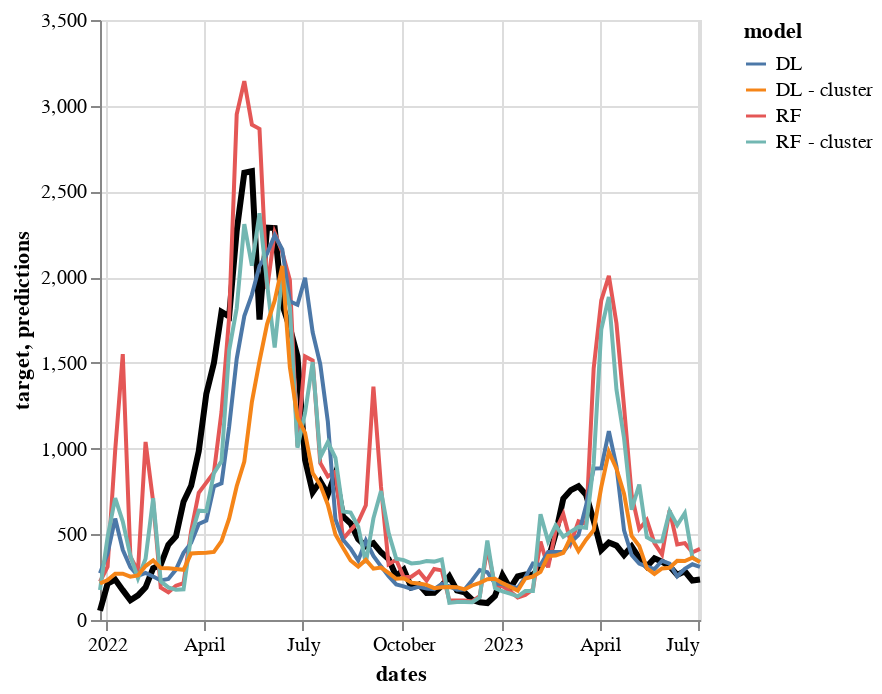

Here is the notebook cell this chart was saved with:
### Code cell
base = alt.Chart(df_e).mark_line().encode(
    x='dates:T',
    y='target:Q',
    color=alt.value('black'),
    size = alt.value(3)
    #tooltip = alt.value('Data: ') + 'target:Q'
)


multilines = alt.Chart(df_plot).mark_line().encode(
    x='dates:T',
    y='predictions:Q',
    color='model:N',
    #tooltip = 'price:Q'
)

base + multilines

### Figure 1 — Vega-Lite specification as saved in the notebook (floating-point values rounded to 4 significant figures; data arrays with more than 128 entries replaced by an {"elided": "..."} marker saying what was removed)
{"config": {"view": {"continuousWidth": 300, "continuousHeight": 300}}, "layer": [{"data": {"name": "data-b40a1c7709b089215ee40ee14eba6338"}, "mark": {"type": "line"}, "encoding": {"color": {"value": "black"}, "size": {"value": 3}, "x": {"field": "dates", "type": "temporal"}, "y": {"field": "target", "type": "quantitative"}}}, {"data": {"name": "data-82f8dd32896fa514f98f5260fde8a790"}, "mark": {"type": "line"}, "encoding": {"color": {"field": "model", "type": "nominal"}, "x": {"field": "dates", "type": "temporal"}, "y": {"field": "predictions", "type": "quantitative"}}}], "$schema": "https://vega.github.io/schema/vega-lite/v5.8.0.json", "datasets": {"data-b40a1c7709b089215ee40ee14eba6338": [{"dates": "2021-12-26T00:00:00", "target": 54.0, "preds": 224.0, "lb": 0.0, "ub": 657.2, "target_nn": 54.0, "preds_nn": 273.0, "lb_nn": 119.7, "ub_nn": 455.1, "target_cluster": 54.0, "preds_cluster": 174.7, "lb_cluster": 0.0, "ub_cluster": 483.7, "target_nn_cluster": 54.0, "preds_nn_cluster": 212.8, "lb_nn_cluster": 64.83, "ub_nn_cluster": 331.9}, {"dates": "2022-01-02T00:00:00", "target": 212.0, "preds": 311.1, "lb": 0.0, "ub": 926.3, "target_nn": 212.0, "preds_nn": 388.2, "lb_nn": 211.4, "ub_nn": 684.2, "target_cluster": 212.0, "preds_cluster": 484.2, "lb_cluster": 56.64, "ub_cluster": 911.8, "target_nn_cluster": 212.0, "preds_nn_cluster": 232.7, "lb_nn_cluster": 43.72, "ub_nn_cluster": 365.5}, {"dates": "2022-01-09T00:00:00", "target": 236.0, "preds": 989.6, "lb": 0.0, "ub": 2140.0, "target_nn": 236.0, "preds_nn": 591.6, "lb_nn": 269.0, "ub_nn": 959.5, "target_cluster": 236.0, "preds_cluster": 711.3, "lb_cluster": 334.4, "ub_cluster": 1088.0, "target_nn_cluster": 236.0, "preds_nn_cluster": 270.1, "lb_nn_cluster": 90.2, "ub_nn_cluster": 404.4}, {"dates": "2022-01-16T00:00:00", "target": 174.0, "preds": 1551.0, "lb": 104.7, "ub": 2996.0, "target_nn": 174.0, "preds_nn": 409.7, "lb_nn": 214.7, "ub_nn": 694.7, "target_cluster": 174.0, "preds_cluster": 574.1, "lb_cluster": 206.4, "ub_cluster": 941.9, "target_nn_cluster": 174.0, "preds_nn_cluster": 270.5, "lb_nn_cluster": 97.82, "ub_nn_cluster": 384.2}, {"dates": "2022-01-23T00:00:00", "target": 115.0, "preds": 368.9, "lb": 0.0, "ub": 2020.0, "target_nn": 115.0, "preds_nn": 307.9, "lb_nn": 156.8, "ub_nn": 486.8, "target_cluster": 115.0, "preds_cluster": 374.8, "lb_cluster": 0.0, "ub_cluster": 859.0, "target_nn_cluster": 115.0, "preds_nn_cluster": 252.7, "lb_nn_cluster": 122.0, "ub_nn_cluster": 394.7}, {"dates": "2022-01-30T00:00:00", "target": 144.0, "preds": 286.0, "lb": 0.0, "ub": 1978.0, "target_nn": 144.0, "preds_nn": 257.9, "lb_nn": 110.2, "ub_nn": 410.5, "target_cluster": 144.0, "preds_cluster": 242.6, "lb_cluster": 0.0, "ub_cluster": 941.0, "target_nn_cluster": 144.0, "preds_nn_cluster": 260.4, "lb_nn_cluster": 115.4, "ub_nn_cluster": 359.4}, {"dates": "2022-02-06T00:00:00", "target": 191.0, "preds": 1039.0, "lb": 0.0, "ub": 3066.0, "target_nn": 191.0, "preds_nn": 275.0, "lb_nn": 146.7, "ub_nn": 409.3, "target_cluster": 191.0, "preds_cluster": 357.3, "lb_cluster": 0.0, "ub_cluster": 1480.0, "target_nn_cluster": 191.0, "preds_nn_cluster": 314.8, "lb_nn_cluster": 111.6, "ub_nn_cluster": 550.0}, {"dates": "2022-02-13T00:00:00", "target": 302.0, "preds": 690.0, "lb": 0.0, "ub": 2315.0, "target_nn": 302.0, "preds_nn": 253.6, "lb_nn": 120.9, "ub_nn": 401.7, "target_cluster": 302.0, "preds_cluster": 710.4, "lb_cluster": 0.0, "ub_cluster": 1970.0, "target_nn_cluster": 302.0, "preds_nn_cluster": 347.3, "lb_nn_cluster": 174.6, "ub_nn_cluster": 521.8}, {"dates": "2022-02-20T00:00:00", "target": 323.0, "preds": 188.6, "lb": 0.0, "ub": 1767.0, "target_nn": 323.0, "preds_nn": 230.8, "lb_nn": 106.6, "ub_nn": 399.6, "target_cluster": 323.0, "preds_cluster": 225.4, "lb_cluster": 0.0, "ub_cluster": 1497.0, "target_nn_cluster": 323.0, "preds_nn_cluster": 302.6, "lb_nn_cluster": 135.8, "ub_nn_cluster": 429.2}, {"dates": "2022-02-27T00:00:00", "target": 439.0, "preds": 161.9, "lb": 0.0, "ub": 1571.0, "target_nn": 439.0, "preds_nn": 239.4, "lb_nn": 85.71, "ub_nn": 371.4, "target_cluster": 439.0, "preds_cluster": 190.4, "lb_cluster": 0.0, "ub_cluster": 1206.0, "target_nn_cluster": 439.0, "preds_nn_cluster": 301.4, "lb_nn_cluster": 180.3, "ub_nn_cluster": 481.1}, {"dates": "2022-03-06T00:00:00", "target": 488.0, "preds": 200.1, "lb": 0.0, "ub": 1337.0, "target_nn": 488.0, "preds_nn": 294.0, "lb_nn": 141.5, "ub_nn": 465.8, "target_cluster": 488.0, "preds_cluster": 176.1, "lb_cluster": 0.0, "ub_cluster": 1108.0, "target_nn_cluster": 488.0, "preds_nn_cluster": 296.9, "lb_nn_cluster": 132.6, "ub_nn_cluster": 438.5}, {"dates": "2022-03-13T00:00:00", "target": 690.0, "preds": 215.0, "lb": 0.0, "ub": 1515.0, "target_nn": 690.0, "preds_nn": 391.4, "lb_nn": 224.4, "ub_nn": 736.2, "target_cluster": 690.0, "preds_cluster": 179.4, "lb_cluster": 0.0, "ub_cluster": 1117.0, "target_nn_cluster": 690.0, "preds_nn_cluster": 292.6, "lb_nn_cluster": 143.2, "ub_nn_cluster": 475.4}, {"dates": "2022-03-20T00:00:00", "target": 783.0, "preds": 518.9, "lb": 0.0, "ub": 1792.0, "target_nn": 783.0, "preds_nn": 450.0, "lb_nn": 258.6, "ub_nn": 803.1, "target_cluster": 783.0, "preds_cluster": 490.6, "lb_cluster": 0.0, "ub_cluster": 1543.0, "target_nn_cluster": 783.0, "preds_nn_cluster": 388.3, "lb_nn_cluster": 240.8, "ub_nn_cluster": 597.7}, {"dates": "2022-03-27T00:00:00", "target": 984.0, "preds": 742.3, "lb": 0.0, "ub": 1816.0, "target_nn": 984.0, "preds_nn": 560.2, "lb_nn": 276.7, "ub_nn": 1083.0, "target_cluster": 984.0, "preds_cluster": 637.5, "lb_cluster": 0.0, "ub_cluster": 1567.0, "target_nn_cluster": 984.0, "preds_nn_cluster": 390.2, "lb_nn_cluster": 214.4, "ub_nn_cluster": 578.5}, {"dates": "2022-04-03T00:00:00", "target": 1320.0, "preds": 801.3, "lb": 483.2, "ub": 1119.0, "target_nn": 1320.0, "preds_nn": 580.2, "lb_nn": 303.1, "ub_nn": 1257.0, "target_cluster": 1320.0, "preds_cluster": 634.6, "lb_cluster": 0.0, "ub_cluster": 1600.0, "target_nn_cluster": 1320.0, "preds_nn_cluster": 391.8, "lb_nn_cluster": 203.0, "ub_nn_cluster": 606.0}, {"dates": "2022-04-10T00:00:00", "target": 1499.0, "preds": 860.5, "lb": 641.1, "ub": 1080.0, "target_nn": 1499.0, "preds_nn": 778.9, "lb_nn": 457.7, "ub_nn": 1218.0, "target_cluster": 1499.0, "preds_cluster": 856.7, "lb_cluster": 0.0, "ub_cluster": 1889.0, "target_nn_cluster": 1499.0, "preds_nn_cluster": 397.2, "lb_nn_cluster": 165.2, "ub_nn_cluster": 597.0}, {"dates": "2022-04-17T00:00:00", "target": 1797.0, "preds": 1214.0, "lb": 889.1, "ub": 1539.0, "target_nn": 1797.0, "preds_nn": 797.5, "lb_nn": 496.9, "ub_nn": 1558.0, "target_cluster": 1797.0, "preds_cluster": 927.1, "lb_cluster": 0.0, "ub_cluster": 1918.0, "target_nn_cluster": 1797.0, "preds_nn_cluster": 460.5, "lb_nn_cluster": 271.4, "ub_nn_cluster": 786.6}, {"dates": "2022-04-24T00:00:00", "target": 1771.0, "preds": 1763.0, "lb": 1279.0, "ub": 2247.0, "target_nn": 1771.0, "preds_nn": 1126.0, "lb_nn": 501.9, "ub_nn": 2067.0, "target_cluster": 1771.0, "preds_cluster": 1571.0, "lb_cluster": 479.0, "ub_cluster": 2664.0, "target_nn_cluster": 1771.0, "preds_nn_cluster": 591.1, "lb_nn_cluster": 298.6, "ub_nn_cluster": 953.4}, {"dates": "2022-05-01T00:00:00", "target": 2270.0, "preds": 2950.0, "lb": 2573.0, "ub": 3326.0, "target_nn": 2270.0, "preds_nn": 1524.0, "lb_nn": 654.3, "ub_nn": 2304.0, "target_cluster": 2270.0, "preds_cluster": 1819.0, "lb_cluster": 818.9, "ub_cluster": 2818.0, "target_nn_cluster": 2270.0, "preds_nn_cluster": 780.0, "lb_nn_cluster": 459.6, "ub_nn_cluster": 1185.0}, {"dates": "2022-05-08T00:00:00", "target": 2609.0, "preds": 3144.0, "lb": 2693.0, "ub": 3594.0, "target_nn": 2609.0, "preds_nn": 1773.0, "lb_nn": 964.8, "ub_nn": 2521.0, "target_cluster": 2609.0, "preds_cluster": 2309.0, "lb_cluster": 1388.0, "ub_cluster": 3231.0, "target_nn_cluster": 2609.0, "preds_nn_cluster": 924.6, "lb_nn_cluster": 563.7, "ub_nn_cluster": 1704.0}, {"dates": "2022-05-15T00:00:00", "target": 2618.0, "preds": 2889.0, "lb": 2380.0, "ub": 3399.0, "target_nn": 2618.0, "preds_nn": 1898.0, "lb_nn": 910.8, "ub_nn": 2943.0, "target_cluster": 2618.0, "preds_cluster": 2066.0, "lb_cluster": 1114.0, "ub_cluster": 3019.0, "target_nn_cluster": 2618.0, "preds_nn_cluster": 1272.0, "lb_nn_cluster": 679.0, "ub_nn_cluster": 2075.0}, {"dates": "2022-05-22T00:00:00", "target": 1753.0, "preds": 2865.0, "lb": 2196.0, "ub": 3534.0, "target_nn": 1753.0, "preds_nn": 2065.0, "lb_nn": 1253.0, "ub_nn": 2875.0, "target_cluster": 1753.0, "preds_cluster": 2373.0, "lb_cluster": 1351.0, "ub_cluster": 3395.0, "target_nn_cluster": 1753.0, "preds_nn_cluster": 1509.0, "lb_nn_cluster": 783.8, "ub_nn_cluster": 2511.0}, {"dates": "2022-05-29T00:00:00", "target": 2289.0, "preds": 1931.0, "lb": 1053.0, "ub": 2810.0, "target_nn": 2289.0, "preds_nn": 2138.0, "lb_nn": 1258.0, "ub_nn": 2872.0, "target_cluster": 2289.0, "preds_cluster": 1960.0, "lb_cluster": 955.8, "ub_cluster": 2965.0, "target_nn_cluster": 2289.0, "preds_nn_cluster": 1727.0, "lb_nn_cluster": 878.3, "ub_nn_cluster": 2605.0}, {"dates": "2022-06-05T00:00:00", "target": 2286.0, "preds": 2259.0, "lb": 978.2, "ub": 3540.0, "target_nn": 2286.0, "preds_nn": 2243.0, "lb_nn": 1278.0, "ub_nn": 3108.0, "target_cluster": 2286.0, "preds_cluster": 1589.0, "lb_cluster": 629.0, "ub_cluster": 2549.0, "target_nn_cluster": 2286.0, "preds_nn_cluster": 1863.0, "lb_nn_cluster": 968.3, "ub_nn_cluster": 2907.0}, {"dates": "2022-06-12T00:00:00", "target": 1840.0, "preds": 2146.0, "lb": 642.4, "ub": 3649.0, "target_nn": 1840.0, "preds_nn": 2162.0, "lb_nn": 1408.0, "ub_nn": 2992.0, "target_cluster": 1840.0, "preds_cluster": 2017.0, "lb_cluster": 954.7, "ub_cluster": 3079.0, "target_nn_cluster": 1840.0, "preds_nn_cluster": 2066.0, "lb_nn_cluster": 1163.0, "ub_nn_cluster": 3034.0}, {"dates": "2022-06-19T00:00:00", "target": 1705.0, "preds": 1983.0, "lb": 258.8, "ub": 3707.0, "target_nn": 1705.0, "preds_nn": 1859.0, "lb_nn": 1099.0, "ub_nn": 2838.0, "target_cluster": 1705.0, "preds_cluster": 1821.0, "lb_cluster": 726.4, "ub_cluster": 2915.0, "target_nn_cluster": 1705.0, "preds_nn_cluster": 1474.0, "lb_nn_cluster": 937.7, "ub_nn_cluster": 2137.0}, {"dates": "2022-06-26T00:00:00", "target": 1539.0, "preds": 1013.0, "lb": 0.0, "ub": 3957.0, "target_nn": 1539.0, "preds_nn": 1839.0, "lb_nn": 1074.0, "ub_nn": 2716.0, "target_cluster": 1539.0, "preds_cluster": 1005.0, "lb_cluster": 0.0, "ub_cluster": 2267.0, "target_nn_cluster": 1539.0, "preds_nn_cluster": 1181.0, "lb_nn_cluster": 652.1, "ub_nn_cluster": 1809.0}, {"dates": "2022-07-03T00:00:00", "target": 934.0, "preds": 1538.0, "lb": 0.0, "ub": 4938.0, "target_nn": 934.0, "preds_nn": 1996.0, "lb_nn": 1145.0, "ub_nn": 2711.0, "target_cluster": 934.0, "preds_cluster": 1208.0, "lb_cluster": 0.0, "ub_cluster": 2553.0, "target_nn_cluster": 934.0, "preds_nn_cluster": 1091.0, "lb_nn_cluster": 706.5, "ub_nn_cluster": 1957.0}, {"dates": "2022-07-10T00:00:00", "target": 745.0, "preds": 1514.0, "lb": 0.0, "ub": 5244.0, "target_nn": 745.0, "preds_nn": 1678.0, "lb_nn": 946.4, "ub_nn": 2446.0, "target_cluster": 745.0, "preds_cluster": 1504.0, "lb_cluster": 101.5, "ub_cluster": 2907.0, "target_nn_cluster": 745.0, "preds_nn_cluster": 857.1, "lb_nn_cluster": 537.7, "ub_nn_cluster": 1405.0}, {"dates": "2022-07-17T00:00:00", "target": 809.0, "preds": 916.3, "lb": 0.0, "ub": 4289.0, "target_nn": 809.0, "preds_nn": 1492.0, "lb_nn": 766.2, "ub_nn": 2214.0, "target_cluster": 809.0, "preds_cluster": 948.9, "lb_cluster": 0.0, "ub_cluster": 2326.0, "target_nn_cluster": 809.0, "preds_nn_cluster": 788.6, "lb_nn_cluster": 549.7, "ub_nn_cluster": 1280.0}, {"dates": "2022-07-24T00:00:00", "target": 733.0, "preds": 836.8, "lb": 0.0, "ub": 4212.0, "target_nn": 733.0, "preds_nn": 1156.0, "lb_nn": 632.1, "ub_nn": 1905.0, "target_cluster": 733.0, "preds_cluster": 1038.0, "lb_cluster": 0.0, "ub_cluster": 2554.0, "target_nn_cluster": 733.0, "preds_nn_cluster": 672.4, "lb_nn_cluster": 451.9, "ub_nn_cluster": 1136.0}, {"dates": "2022-07-31T00:00:00", "target": 854.0, "preds": 865.2, "lb": 0.0, "ub": 3668.0, "target_nn": 854.0, "preds_nn": 587.4, "lb_nn": 415.1, "ub_nn": 876.5, "target_cluster": 854.0, "preds_cluster": 946.4, "lb_cluster": 0.0, "ub_cluster": 2447.0, "target_nn_cluster": 854.0, "preds_nn_cluster": 498.4, "lb_nn_cluster": 321.7, "ub_nn_cluster": 696.4}, {"dates": "2022-08-07T00:00:00", "target": 604.0, "preds": 473.2, "lb": 0.0, "ub": 2280.0, "target_nn": 604.0, "preds_nn": 467.6, "lb_nn": 286.5, "ub_nn": 663.1, "target_cluster": 604.0, "preds_cluster": 633.1, "lb_cluster": 0.0, "ub_cluster": 1983.0, "target_nn_cluster": 604.0, "preds_nn_cluster": 420.9, "lb_nn_cluster": 277.3, "ub_nn_cluster": 600.2}, {"dates": "2022-08-14T00:00:00", "target": 563.0, "preds": 524.2, "lb": 0.0, "ub": 2385.0, "target_nn": 563.0, "preds_nn": 415.5, "lb_nn": 255.1, "ub_nn": 671.3, "target_cluster": 563.0, "preds_cluster": 626.9, "lb_cluster": 0.0, "ub_cluster": 2103.0, "target_nn_cluster": 563.0, "preds_nn_cluster": 347.5, "lb_nn_cluster": 223.1, "ub_nn_cluster": 487.4}, {"dates": "2022-08-21T00:00:00", "target": 471.0, "preds": 572.0, "lb": 0.0, "ub": 2170.0, "target_nn": 471.0, "preds_nn": 346.1, "lb_nn": 219.4, "ub_nn": 568.0, "target_cluster": 471.0, "preds_cluster": 544.3, "lb_cluster": 0.0, "ub_cluster": 1762.0, "target_nn_cluster": 471.0, "preds_nn_cluster": 311.5, "lb_nn_cluster": 164.9, "ub_nn_cluster": 454.4}, {"dates": "2022-08-28T00:00:00", "target": 430.0, "preds": 669.0, "lb": 0.0, "ub": 2070.0, "target_nn": 430.0, "preds_nn": 463.6, "lb_nn": 283.4, "ub_nn": 978.4, "target_cluster": 430.0, "preds_cluster": 332.3, "lb_cluster": 0.0, "ub_cluster": 1476.0, "target_nn_cluster": 430.0, "preds_nn_cluster": 350.4, "lb_nn_cluster": 173.7, "ub_nn_cluster": 482.7}, {"dates": "2022-09-04T00:00:00", "target": 449.0, "preds": 1362.0, "lb": 0.0, "ub": 3369.0, "target_nn": 449.0, "preds_nn": 373.7, "lb_nn": 202.1, "ub_nn": 596.2, "target_cluster": 449.0, "preds_cluster": 593.2, "lb_cluster": 0.0, "ub_cluster": 1746.0, "target_nn_cluster": 449.0, "preds_nn_cluster": 299.7, "lb_nn_cluster": 128.1, "ub_nn_cluster": 417.4}, {"dates": "2022-09-11T00:00:00", "target": 395.0, "preds": 776.3, "lb": 0.0, "ub": 2597.0, "target_nn": 395.0, "preds_nn": 313.0, "lb_nn": 138.9, "ub_nn": 454.4, "target_cluster": 395.0, "preds_cluster": 752.5, "lb_cluster": 0.0, "ub_cluster": 1712.0, "target_nn_cluster": 395.0, "preds_nn_cluster": 306.1, "lb_nn_cluster": 142.0, "ub_nn_cluster": 444.5}, {"dates": "2022-09-18T00:00:00", "target": 355.0, "preds": 325.5, "lb": 0.0, "ub": 2030.0, "target_nn": 355.0, "preds_nn": 255.9, "lb_nn": 100.4, "ub_nn": 394.8, "target_cluster": 355.0, "preds_cluster": 508.4, "lb_cluster": 0.0, "ub_cluster": 1584.0, "target_nn_cluster": 355.0, "preds_nn_cluster": 275.2, "lb_nn_cluster": 112.5, "ub_nn_cluster": 400.7}, {"dates": "2022-09-25T00:00:00", "target": 256.0, "preds": 350.7, "lb": 0.0, "ub": 2112.0, "target_nn": 256.0, "preds_nn": 207.8, "lb_nn": 55.12, "ub_nn": 370.7, "target_cluster": 256.0, "preds_cluster": 357.9, "lb_cluster": 0.0, "ub_cluster": 1562.0, "target_nn_cluster": 256.0, "preds_nn_cluster": 240.6, "lb_nn_cluster": 99.42, "ub_nn_cluster": 370.2}, {"dates": "2022-10-02T00:00:00", "target": 294.0, "preds": 248.7, "lb": 0.0, "ub": 1126.0, "target_nn": 294.0, "preds_nn": 196.1, "lb_nn": 40.96, "ub_nn": 362.7, "target_cluster": 294.0, "preds_cluster": 349.1, "lb_cluster": 0.0, "ub_cluster": 1381.0, "target_nn_cluster": 294.0, "preds_nn_cluster": 243.0, "lb_nn_cluster": 64.91, "ub_nn_cluster": 414.6}, {"dates": "2022-10-09T00:00:00", "target": 190.0, "preds": 252.4, "lb": 0.0, "ub": 868.8, "target_nn": 190.0, "preds_nn": 181.2, "lb_nn": 49.21, "ub_nn": 323.0, "target_cluster": 190.0, "preds_cluster": 329.9, "lb_cluster": 0.0, "ub_cluster": 1158.0, "target_nn_cluster": 190.0, "preds_nn_cluster": 218.1, "lb_nn_cluster": 73.01, "ub_nn_cluster": 362.9}, {"dates": "2022-10-16T00:00:00", "target": 207.0, "preds": 283.7, "lb": 0.0, "ub": 1001.0, "target_nn": 207.0, "preds_nn": 194.3, "lb_nn": 18.32, "ub_nn": 337.1, "target_cluster": 207.0, "preds_cluster": 333.4, "lb_cluster": 0.0, "ub_cluster": 1038.0, "target_nn_cluster": 207.0, "preds_nn_cluster": 212.5, "lb_nn_cluster": 88.83, "ub_nn_cluster": 357.0}, {"dates": "2022-10-23T00:00:00", "target": 158.0, "preds": 229.6, "lb": 0.0, "ub": 611.5, "target_nn": 158.0, "preds_nn": 183.3, "lb_nn": 16.84, "ub_nn": 365.4, "target_cluster": 158.0, "preds_cluster": 344.4, "lb_cluster": 0.0, "ub_cluster": 833.0, "target_nn_cluster": 158.0, "preds_nn_cluster": 205.1, "lb_nn_cluster": 26.48, "ub_nn_cluster": 363.9}, {"dates": "2022-10-30T00:00:00", "target": 159.0, "preds": 297.6, "lb": 0.0, "ub": 672.6, "target_nn": 159.0, "preds_nn": 179.9, "lb_nn": 45.61, "ub_nn": 331.9, "target_cluster": 159.0, "preds_cluster": 340.6, "lb_cluster": 0.0, "ub_cluster": 722.2, "target_nn_cluster": 159.0, "preds_nn_cluster": 185.6, "lb_nn_cluster": 11.35, "ub_nn_cluster": 330.6}, {"dates": "2022-11-06T00:00:00", "target": 200.0, "preds": 289.4, "lb": 83.19, "ub": 495.7, "target_nn": 200.0, "preds_nn": 210.2, "lb_nn": 67.54, "ub_nn": 381.9, "target_cluster": 200.0, "preds_cluster": 352.8, "lb_cluster": 118.0, "ub_cluster": 587.6, "target_nn_cluster": 200.0, "preds_nn_cluster": 191.5, "lb_nn_cluster": 8.967, "ub_nn_cluster": 319.1}, {"dates": "2022-11-13T00:00:00", "target": 254.0, "preds": 113.5, "lb": 40.55, "ub": 186.4, "target_nn": 254.0, "preds_nn": 195.5, "lb_nn": 73.03, "ub_nn": 349.1, "target_cluster": 254.0, "preds_cluster": 100.8, "lb_cluster": 0.0, "ub_cluster": 212.9, "target_nn_cluster": 254.0, "preds_nn_cluster": 192.6, "lb_nn_cluster": 29.81, "ub_nn_cluster": 325.2}, {"dates": "2022-11-20T00:00:00", "target": 173.0, "preds": 114.0, "lb": 0.0, "ub": 437.7, "target_nn": 173.0, "preds_nn": 176.7, "lb_nn": 10.46, "ub_nn": 342.1, "target_cluster": 173.0, "preds_cluster": 104.8, "lb_cluster": 0.0, "ub_cluster": 301.6, "target_nn_cluster": 173.0, "preds_nn_cluster": 191.5, "lb_nn_cluster": 26.84, "ub_nn_cluster": 336.6}, {"dates": "2022-11-27T00:00:00", "target": 161.0, "preds": 113.6, "lb": 0.0, "ub": 417.8, "target_nn": 161.0, "preds_nn": 178.2, "lb_nn": 30.71, "ub_nn": 306.6, "target_cluster": 161.0, "preds_cluster": 105.0, "lb_cluster": 0.0, "ub_cluster": 301.6, "target_nn_cluster": 161.0, "preds_nn_cluster": 178.2, "lb_nn_cluster": 12.21, "ub_nn_cluster": 304.7}, {"dates": "2022-12-04T00:00:00", "target": 118.0, "preds": 108.2, "lb": 0.0, "ub": 500.6, "target_nn": 118.0, "preds_nn": 232.3, "lb_nn": 53.39, "ub_nn": 449.8, "target_cluster": 118.0, "preds_cluster": 103.6, "lb_cluster": 0.0, "ub_cluster": 333.1, "target_nn_cluster": 118.0, "preds_nn_cluster": 201.4, "lb_nn_cluster": 73.91, "ub_nn_cluster": 356.4}, {"dates": "2022-12-11T00:00:00", "target": 103.0, "preds": 139.9, "lb": 0.0, "ub": 838.5, "target_nn": 103.0, "preds_nn": 291.2, "lb_nn": 92.79, "ub_nn": 587.3, "target_cluster": 103.0, "preds_cluster": 132.2, "lb_cluster": 0.0, "ub_cluster": 462.2, "target_nn_cluster": 103.0, "preds_nn_cluster": 217.1, "lb_nn_cluster": 25.05, "ub_nn_cluster": 348.1}, {"dates": "2022-12-18T00:00:00", "target": 99.0, "preds": 422.9, "lb": 0.0, "ub": 1223.0, "target_nn": 99.0, "preds_nn": 278.9, "lb_nn": 74.17, "ub_nn": 478.8, "target_cluster": 99.0, "preds_cluster": 463.1, "lb_cluster": 18.76, "ub_cluster": 907.5, "target_nn_cluster": 99.0, "preds_nn_cluster": 237.6, "lb_nn_cluster": 93.81, "ub_nn_cluster": 360.8}, {"dates": "2022-12-25T00:00:00", "target": 140.0, "preds": 198.5, "lb": 0.0, "ub": 1126.0, "target_nn": 140.0, "preds_nn": 212.8, "lb_nn": 75.49, "ub_nn": 399.5, "target_cluster": 140.0, "preds_cluster": 185.7, "lb_cluster": 0.0, "ub_cluster": 797.0, "target_nn_cluster": 140.0, "preds_nn_cluster": 239.9, "lb_nn_cluster": 71.32, "ub_nn_cluster": 349.0}, {"dates": "2023-01-01T00:00:00", "target": 261.0, "preds": 197.3, "lb": 0.0, "ub": 955.0, "target_nn": 261.0, "preds_nn": 209.6, "lb_nn": 36.3, "ub_nn": 361.2, "target_cluster": 261.0, "preds_cluster": 167.3, "lb_cluster": 0.0, "ub_cluster": 820.9, "target_nn_cluster": 261.0, "preds_nn_cluster": 215.0, "lb_nn_cluster": 81.91, "ub_nn_cluster": 358.7}, {"dates": "2023-01-08T00:00:00", "target": 184.0, "preds": 167.8, "lb": 0.0, "ub": 1045.0, "target_nn": 184.0, "preds_nn": 196.7, "lb_nn": 42.92, "ub_nn": 342.4, "target_cluster": 184.0, "preds_cluster": 153.3, "lb_cluster": 0.0, "ub_cluster": 1055.0, "target_nn_cluster": 184.0, "preds_nn_cluster": 193.3, "lb_nn_cluster": 18.37, "ub_nn_cluster": 321.1}, {"dates": "2023-01-15T00:00:00", "target": 255.0, "preds": 131.4, "lb": 0.0, "ub": 811.4, "target_nn": 255.0, "preds_nn": 187.1, "lb_nn": 40.48, "ub_nn": 320.4, "target_cluster": 255.0, "preds_cluster": 138.4, "lb_cluster": 0.0, "ub_cluster": 1068.0, "target_nn_cluster": 255.0, "preds_nn_cluster": 171.2, "lb_nn_cluster": 60.17, "ub_nn_cluster": 317.5}, {"dates": "2023-01-22T00:00:00", "target": 266.0, "preds": 146.2, "lb": 0.0, "ub": 885.3, "target_nn": 266.0, "preds_nn": 248.1, "lb_nn": 88.4, "ub_nn": 479.2, "target_cluster": 266.0, "preds_cluster": 169.3, "lb_cluster": 0.0, "ub_cluster": 1046.0, "target_nn_cluster": 266.0, "preds_nn_cluster": 242.3, "lb_nn_cluster": 22.06, "ub_nn_cluster": 376.8}, {"dates": "2023-01-29T00:00:00", "target": 263.0, "preds": 178.0, "lb": 0.0, "ub": 1170.0, "target_nn": 263.0, "preds_nn": 329.7, "lb_nn": 149.2, "ub_nn": 581.8, "target_cluster": 263.0, "preds_cluster": 169.3, "lb_cluster": 0.0, "ub_cluster": 1132.0, "target_nn_cluster": 263.0, "preds_nn_cluster": 253.6, "lb_nn_cluster": 118.5, "ub_nn_cluster": 429.5}, {"dates": "2023-02-05T00:00:00", "target": 310.0, "preds": 457.0, "lb": 0.0, "ub": 1186.0, "target_nn": 310.0, "preds_nn": 320.5, "lb_nn": 173.6, "ub_nn": 650.4, "target_cluster": 310.0, "preds_cluster": 617.0, "lb_cluster": 0.0, "ub_cluster": 1414.0, "target_nn_cluster": 310.0, "preds_nn_cluster": 281.0, "lb_nn_cluster": 126.6, "ub_nn_cluster": 502.8}, {"dates": "2023-02-12T00:00:00", "target": 349.0, "preds": 306.4, "lb": 0.0, "ub": 1204.0, "target_nn": 349.0, "preds_nn": 396.7, "lb_nn": 185.3, "ub_nn": 675.4, "target_cluster": 349.0, "preds_cluster": 459.3, "lb_cluster": 0.0, "ub_cluster": 1318.0, "target_nn_cluster": 349.0, "preds_nn_cluster": 373.7, "lb_nn_cluster": 211.7, "ub_nn_cluster": 552.5}, {"dates": "2023-02-19T00:00:00", "target": 504.0, "preds": 521.7, "lb": 148.5, "ub": 895.0, "target_nn": 504.0, "preds_nn": 396.5, "lb_nn": 166.2, "ub_nn": 831.6, "target_cluster": 504.0, "preds_cluster": 552.6, "lb_cluster": 0.0, "ub_cluster": 1452.0, "target_nn_cluster": 504.0, "preds_nn_cluster": 375.9, "lb_nn_cluster": 190.8, "ub_nn_cluster": 593.9}, {"dates": "2023-02-26T00:00:00", "target": 708.0, "preds": 617.4, "lb": 0.0, "ub": 1296.0, "target_nn": 708.0, "preds_nn": 396.9, "lb_nn": 169.6, "ub_nn": 703.4, "target_cluster": 708.0, "preds_cluster": 486.4, "lb_cluster": 0.0, "ub_cluster": 1544.0, "target_nn_cluster": 708.0, "preds_nn_cluster": 391.1, "lb_nn_cluster": 229.3, "ub_nn_cluster": 610.2}, {"dates": "2023-03-05T00:00:00", "target": 758.0, "preds": 450.5, "lb": 0.0, "ub": 970.8, "target_nn": 758.0, "preds_nn": 453.5, "lb_nn": 256.7, "ub_nn": 841.7, "target_cluster": 758.0, "preds_cluster": 515.5, "lb_cluster": 0.0, "ub_cluster": 1642.0, "target_nn_cluster": 758.0, "preds_nn_cluster": 484.5, "lb_nn_cluster": 261.8, "ub_nn_cluster": 830.2}, {"dates": "2023-03-12T00:00:00", "target": 780.0, "preds": 575.4, "lb": 127.5, "ub": 1023.0, "target_nn": 780.0, "preds_nn": 495.9, "lb_nn": 236.4, "ub_nn": 959.3, "target_cluster": 780.0, "preds_cluster": 542.9, "lb_cluster": 0.0, "ub_cluster": 1613.0, "target_nn_cluster": 780.0, "preds_nn_cluster": 402.3, "lb_nn_cluster": 197.0, "ub_nn_cluster": 642.5}, {"dates": "2023-03-19T00:00:00", "target": 730.0, "preds": 560.6, "lb": 176.2, "ub": 945.0, "target_nn": 730.0, "preds_nn": 667.7, "lb_nn": 340.2, "ub_nn": 1165.0, "target_cluster": 730.0, "preds_cluster": 537.8, "lb_cluster": 0.0, "ub_cluster": 1588.0, "target_nn_cluster": 730.0, "preds_nn_cluster": 468.4, "lb_nn_cluster": 255.1, "ub_nn_cluster": 787.3}, {"dates": "2023-03-26T00:00:00", "target": 580.0, "preds": 1468.0, "lb": 933.0, "ub": 2002.0, "target_nn": 580.0, "preds_nn": 883.3, "lb_nn": 470.1, "ub_nn": 1428.0, "target_cluster": 580.0, "preds_cluster": 914.7, "lb_cluster": 0.0, "ub_cluster": 2006.0, "target_nn_cluster": 580.0, "preds_nn_cluster": 523.9, "lb_nn_cluster": 292.3, "ub_nn_cluster": 854.6}, {"dates": "2023-04-02T00:00:00", "target": 409.0, "preds": 1865.0, "lb": 936.5, "ub": 2793.0, "target_nn": 409.0, "preds_nn": 884.6, "lb_nn": 481.6, "ub_nn": 1734.0, "target_cluster": 409.0, "preds_cluster": 1694.0, "lb_cluster": 444.5, "ub_cluster": 2943.0, "target_nn_cluster": 409.0, "preds_nn_cluster": 774.9, "lb_nn_cluster": 393.1, "ub_nn_cluster": 1406.0}, {"dates": "2023-04-09T00:00:00", "target": 452.0, "preds": 2008.0, "lb": 1133.0, "ub": 2883.0, "target_nn": 452.0, "preds_nn": 1102.0, "lb_nn": 570.7, "ub_nn": 1982.0, "target_cluster": 452.0, "preds_cluster": 1885.0, "lb_cluster": 706.5, "ub_cluster": 3063.0, "target_nn_cluster": 452.0, "preds_nn_cluster": 980.5, "lb_nn_cluster": 568.5, "ub_nn_cluster": 1609.0}, {"dates": "2023-04-16T00:00:00", "target": 434.0, "preds": 1732.0, "lb": 949.7, "ub": 2513.0, "target_nn": 434.0, "preds_nn": 896.1, "lb_nn": 508.4, "ub_nn": 1646.0, "target_cluster": 434.0, "preds_cluster": 1344.0, "lb_cluster": 305.0, "ub_cluster": 2383.0, "target_nn_cluster": 434.0, "preds_nn_cluster": 882.7, "lb_nn_cluster": 548.7, "ub_nn_cluster": 1482.0}, {"dates": "2023-04-23T00:00:00", "target": 379.0, "preds": 1243.0, "lb": 22.51, "ub": 2463.0, "target_nn": 379.0, "preds_nn": 523.5, "lb_nn": 342.5, "ub_nn": 959.4, "target_cluster": 379.0, "preds_cluster": 1060.0, "lb_cluster": 0.0, "ub_cluster": 2600.0, "target_nn_cluster": 379.0, "preds_nn_cluster": 736.5, "lb_nn_cluster": 445.0, "ub_nn_cluster": 1134.0}, {"dates": "2023-04-30T00:00:00", "target": 429.0, "preds": 731.8, "lb": 0.0, "ub": 2187.0, "target_nn": 429.0, "preds_nn": 379.4, "lb_nn": 230.1, "ub_nn": 639.1, "target_cluster": 429.0, "preds_cluster": 643.0, "lb_cluster": 0.0, "ub_cluster": 2219.0, "target_nn_cluster": 429.0, "preds_nn_cluster": 490.0, "lb_nn_cluster": 334.7, "ub_nn_cluster": 853.2}, {"dates": "2023-05-07T00:00:00", "target": 361.0, "preds": 531.1, "lb": 0.0, "ub": 2298.0, "target_nn": 361.0, "preds_nn": 329.2, "lb_nn": 165.5, "ub_nn": 511.8, "target_cluster": 361.0, "preds_cluster": 790.6, "lb_cluster": 0.0, "ub_cluster": 2507.0, "target_nn_cluster": 361.0, "preds_nn_cluster": 432.0, "lb_nn_cluster": 277.5, "ub_nn_cluster": 652.9}, {"dates": "2023-05-14T00:00:00", "target": 312.0, "preds": 583.3, "lb": 0.0, "ub": 2370.0, "target_nn": 312.0, "preds_nn": 312.0, "lb_nn": 161.4, "ub_nn": 437.1, "target_cluster": 312.0, "preds_cluster": 482.9, "lb_cluster": 0.0, "ub_cluster": 2288.0, "target_nn_cluster": 312.0, "preds_nn_cluster": 301.9, "lb_nn_cluster": 144.3, "ub_nn_cluster": 484.4}, {"dates": "2023-05-21T00:00:00", "target": 360.0, "preds": 448.1, "lb": 0.0, "ub": 2061.0, "target_nn": 360.0, "preds_nn": 296.3, "lb_nn": 169.7, "ub_nn": 473.7, "target_cluster": 360.0, "preds_cluster": 458.5, "lb_cluster": 0.0, "ub_cluster": 1947.0, "target_nn_cluster": 360.0, "preds_nn_cluster": 268.7, "lb_nn_cluster": 120.0, "ub_nn_cluster": 406.8}, {"dates": "2023-05-28T00:00:00", "target": 340.0, "preds": 382.1, "lb": 0.0, "ub": 2029.0, "target_nn": 340.0, "preds_nn": 345.6, "lb_nn": 192.3, "ub_nn": 576.1, "target_cluster": 340.0, "preds_cluster": 459.1, "lb_cluster": 0.0, "ub_cluster": 1859.0, "target_nn_cluster": 340.0, "preds_nn_cluster": 300.8, "lb_nn_cluster": 134.1, "ub_nn_cluster": 435.4}, {"dates": "2023-06-04T00:00:00", "target": 313.0, "preds": 639.8, "lb": 0.0, "ub": 2147.0, "target_nn": 313.0, "preds_nn": 328.9, "lb_nn": 180.0, "ub_nn": 476.1, "target_cluster": 313.0, "preds_cluster": 634.9, "lb_cluster": 0.0, "ub_cluster": 1734.0, "target_nn_cluster": 313.0, "preds_nn_cluster": 304.6, "lb_nn_cluster": 158.3, "ub_nn_cluster": 426.9}, {"dates": "2023-06-11T00:00:00", "target": 263.0, "preds": 441.1, "lb": 0.0, "ub": 1739.0, "target_nn": 263.0, "preds_nn": 255.0, "lb_nn": 145.8, "ub_nn": 402.9, "target_cluster": 263.0, "preds_cluster": 553.6, "lb_cluster": 0.0, "ub_cluster": 1406.0, "target_nn_cluster": 263.0, "preds_nn_cluster": 346.1, "lb_nn_cluster": 160.6, "ub_nn_cluster": 536.2}, {"dates": "2023-06-18T00:00:00", "target": 284.0, "preds": 448.6, "lb": 0.0, "ub": 1787.0, "target_nn": 284.0, "preds_nn": 298.2, "lb_nn": 169.8, "ub_nn": 471.1, "target_cluster": 284.0, "preds_cluster": 622.9, "lb_cluster": 0.0, "ub_cluster": 1557.0, "target_nn_cluster": 284.0, "preds_nn_cluster": 343.7, "lb_nn_cluster": 191.6, "ub_nn_cluster": 543.7}, {"dates": "2023-06-25T00:00:00", "target": 230.0, "preds": 395.3, "lb": 0.0, "ub": 1357.0, "target_nn": 230.0, "preds_nn": 324.9, "lb_nn": 150.7, "ub_nn": 554.9, "target_cluster": 230.0, "preds_cluster": 364.5, "lb_cluster": 0.0, "ub_cluster": 1182.0, "target_nn_cluster": 230.0, "preds_nn_cluster": 363.2, "lb_nn_cluster": 180.0, "ub_nn_cluster": 503.3}, {"dates": "2023-07-02T00:00:00", "target": 236.0, "preds": 414.9, "lb": 0.0, "ub": 1415.0, "target_nn": 236.0, "preds_nn": 309.7, "lb_nn": 164.9, "ub_nn": 548.5, "target_cluster": 236.0, "preds_cluster": 339.6, "lb_cluster": 0.0, "ub_cluster": 1236.0, "target_nn_cluster": 236.0, "preds_nn_cluster": 337.6, "lb_nn_cluster": 179.4, "ub_nn_cluster": 502.9}], "data-82f8dd32896fa514f98f5260fde8a790": {"elided": "320 records"}}}
